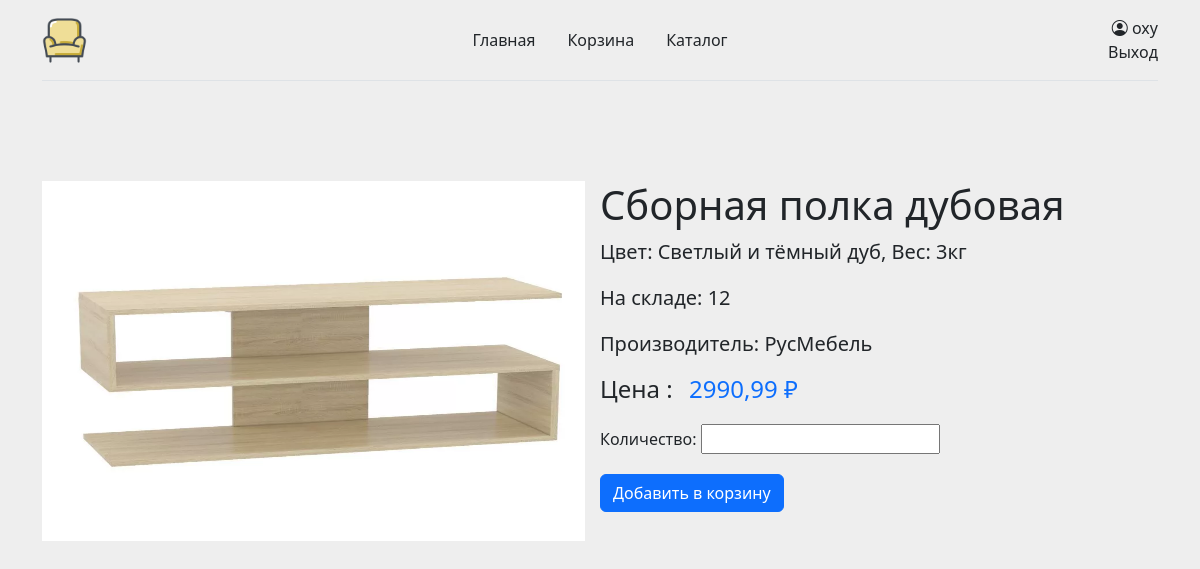
Page /product-card/3/ (signed in) on the committed database.
### testdb/models.py (models this page shows)
class Furniture(models.Model):
    name_fur = models.CharField(max_length=100, default="")
    photo = models.ImageField(upload_to="photos/%Y/%m/%d", blank=True, default="")
    on_storage = models.IntegerField(default=0)
    price = models.DecimalField(max_digits=8, decimal_places=2, default=0.00)
    maker = models.ForeignKey(Maker, on_delete=models.CASCADE, blank=False)
    color = models.CharField(max_length=50, default="")
    weight = models.IntegerField(default=0)
    class Meta:
        verbose_name = 'мебель'
        verbose_name_plural = 'мебель'

class Maker(models.Model):
    name_maker = models.CharField(max_length=100, default="")
    phone = models.CharField(max_length=11, default="")

### testdb/views.py (the view)
# urls.py: path('product-card/<int:fur_id>/', get_product_card),
def get_product_card(request, fur_id):
    client_id = request.user.id
    User.objects.filter(id=3)
    fur = Furniture.objects.filter(id=fur_id)
    for item in fur:
        maker = Maker.objects.filter(id=item.maker_id)
    if Basket.objects.filter(client=client_id).count() == 0:
        basket = Basket.objects.create(client=request.user)
    fur2 = Furniture.objects.get(id=fur_id)
    bs = Basket.objects.get(client=client_id)
    is_available = True
    if request.method == 'POST':
        form = QuantityOfProduct(request.POST)
        quantity = QuantityOfProduct.check_quantity_value(form, fur2.on_storage)
        if str(quantity) == "None":
            is_available = False
        elif int(quantity) == 0:
            pass
        else:
            bs_content = BasketContent(basket=bs, fur=fur2, quantity=quantity)
            bs_content.save()
            return redirect('basket')
    else:
        form = QuantityOfProduct()
        quantity = None
    return render(request, 'testdb/product-card.html', context={'furniture': fur, 'maker': maker, 'form': form,
                                                                'is_available': is_available, 'quantity': quantity})

### testdb/forms.py (shortened to what this page needs)
class QuantityOfProduct(forms.Form):
    quantity = forms.IntegerField(label='Количество', min_value=1)

### templates/testdb/product-card.html (shortened to what this page needs)
<!DOCTYPE html>
<html lang="en">
<head>
    <link href="https://cdn.jsdelivr.net/npm/bootstrap@5.2.2/dist/css/bootstrap.min.css" rel="stylesheet">
</head>
<body style="background-color: #eee;">
{% include 'inc/header.html' %}
{% for item in furniture %}
<div class="container" style="margin-top: 100px;">
    <div class="col-md-12" style="margin-right: 15px; margin-left: 15px;">
            <div class="pro-img-details col-md-6" style="padding-right: 15px;">
                <img src="{{ item.photo.url }}" alt="" style="max-height: 360px; max-width: 630px;">
            </div>
            <div class="col-md-6">
                <h1 class="h1">
                    {{ item.name_fur }}
                </h1>
                <p class="product-prop">Цвет: {{ item.color }}, Вес: {{ item.weight }}кг</p>
                <p class="product-prop">На складе: {{ item.on_storage }}</p>
                {% for mk in maker %}
                    <p class="product-prop">Производитель: {{ mk.name_maker }}</p>
                {% endfor %}
                <div> <strong class="h4">Цена : </strong><span class="pro-price h4">{{ item.price }}&nbsp;₽</span></div>
                <form method="post">
                    <div class="form-group">
                        {{ form.as_p }}
                    </div>
                    <p>
                        {% if request.user.is_authenticated %}
                            <button class="btn btn-primary" type="submit">Добавить в корзину</button>
                        {% endif %}
                    </p>
                </form>
            </div>
    </div>
</div>
{% endfor %}
</body>
</html>

### templates/inc/header.html (shortened to what this page needs)
<link rel="stylesheet" href="https://cdn.jsdelivr.net/npm/bootstrap-icons@1.5.0/font/bootstrap-icons.css" />
<div class="container">
    <header class="new-header py-3 mb-4 border-bottom">
        <a href="/" class="d-flex align-items-center col-md-3 mb-2 mb-md-0 text-dark text-decoration-none">
            <img src="/media/logo.png" class="logo">
        </a>
        <ul class="nav col-12 col-md-auto mb-2 justify-content-center mb-md-0">
            <li><a href="/" class="nav-link link-dark header-a">Главная</a></li>
                {% if request.user.is_authenticated %}
                    <li><a href="{% url 'basket' %}" class="nav-link link-dark header-a">Корзина</a></li>
                {% endif %}
            <li><a href="{% url 'catalog' %}" class="nav-link link-dark header-a">Каталог</a></li>
        </ul>
        <div class="col-md-3 text-end">
            {% if request.user.is_authenticated %}
                <div>
                    <a href="{% url 'profile' %}" class="link-dark" style="text-decoration: none;"><i class="bi bi-person-circle"></i> {{ user.username }}</a>
                    <br>
                    <a href="{% url 'logout' %}" style="color:#212529; text-decoration: none;">Выход</a>
                </div>
            {% else %}
                <a type="button" href="{% url 'login' %}" class="btn btn-outline-primary me-2">Вход</a>
                <a type="button" href="{% url 'signup' %}" class="btn btn-primary">Регистрация</a>
            {% endif %}
        </div>
    </header>
</div>

### templates/testdb/product-card.html (style rules this page uses)
body { margin-top:20px; background:#eee; }
.pro-img-details { margin-left: -15px; }
.pro-img-details img { width: 100%; }
.product_meta a, .pro-price { color:#fc5959 ; }
.pro-price, .amount-old { font-size: 18px; padding: 0 10px; }
.container { padding-right: 15px; padding-left: 15px; margin-right: auto; margin-left: auto; }
@media (min-width: 768px) { .container { max-width: 720px; } }
@media (min-width: 1200px) { .container { width: 1170px; } }
@media (min-width: 992px) { .col-md-12, .col-md-3, .col-md-6 { float: left; } }
@media (min-width: 768px) { .col-md-6 { flex: 0 0 auto; width: 50%; } }
@media (min-width: 992px) { .col-md-6 { width: 50%; } }
.pro-price { font-size: 18px; color: #0d6efd!important; }
.form-group { margin-bottom: 20px; margin-top: 20px; }
.product-prop { font-size: 20px; }

### templates/inc/header.html (style rules this page uses)
.new-header { display: flex; flex-wrap: wrap; align-items: center; justify-content: center; justify-content:space-between; }
.header-a { padding-right: 1rem !important; padding-left: 1rem !important; }
.logo { width: 45px; height: 45px; }

### rows in the picture
Furniture: photo (picture), name_fur "Сборная полка дубовая", color "Светлый и тёмный дуб", weight "3", on_storage "12", price "2990,99"
Maker: name_maker "РусМебель"

### other values in the picture
{{ user.username }} "oxy"
